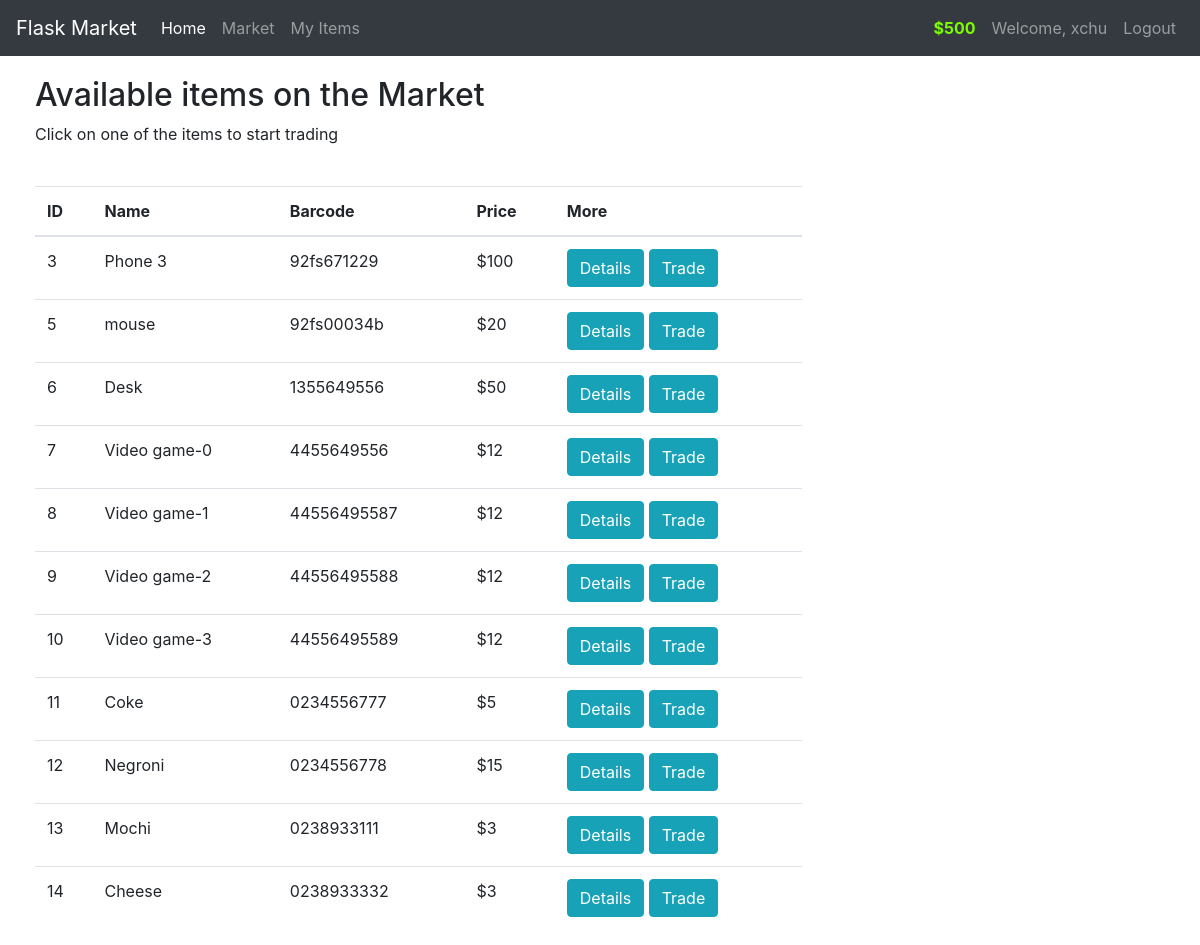
The page /market (signed in) on the database its author committed.
### market/models.py (models this page shows, shortened)
class User(db.Model, UserMixin):
    id = db.Column(db.Integer(), primary_key=True)
    username = db.Column(db.String(length=30), nullable=False, unique=True)
    email_address = db.Column(db.String(length=50), nullable=False, unique=True)
    password_hash = db.Column(db.String(length=60), nullable=False)
    budget = db.Column(db.Integer(), nullable=False, default=1000)
    items = db.relationship('Item', backref='owned_user', lazy=True)
    @property
    def prettier_budget(self):
        if len(str(self.budget)) >= 4:
            return f'${str(self.budget)[:-3]},{str(self.budget)[-3:]}'
        else:
            return f"${self.budget}"
    @property
    def password(self):
        return self.password

class Item(db.Model):
    id = db.Column(db.Integer(), primary_key=True)
    name = db.Column(db.String(length=30), nullable=False)
    price = db.Column(db.Integer(), nullable=False)
    barcode = db.Column(db.String(length=12), nullable=False, unique=True)
    description = db.Column(db.String(length=1024), nullable=False)
    owner = db.Column(db.Integer(), db.ForeignKey('user.id'))

### market/routes.py (the view, shortened to what this page needs)
@app.route('/market', methods=['GET', 'POST'])
@login_required
def market_page():
    purchase_form = PurchaseItemForm()
    if request.method == "GET":
        items = Item.query.filter_by(owner=None)
        return render_template('market.html', items=items, purchase_form=purchase_form)

### market/models.py (called while the page is built)
@login_manager.user_loader
def load_user(user_id):
    return User.query.get(int(user_id))

### market/templates/market.html (shortened to what this page needs)
{% extends 'base.html' %}
{% block content %}
<div class="row" style="margin-top:20px; margin-left:20px">
    <div class="col-8">
        <h2>Available items on the Market</h2>
        <p>Click on one of the items to start trading</p>
        <br>
        <table class="table table-hover">
            <thead>
                <tr>
                    <th scope="col">ID</th>
                    <th scope="col">Name</th>
                    <th scope="col">Barcode</th>
                    <th scope="col">Price</th>
                    <th scope="col">More</th>
                </tr>
            </thead>
            <tbody>
                {% for item in items %}
                <tr>
                    <td>{{ item.id }}</td>
                    <td>{{ item.name }}</td>
                    <td>{{ item.barcode }}</td>
                    <td>${{ item.price }}</td>
                    <td>
                        <button class="btn btn-outline btn-info" data-toggle="modal"
                            data-target="#Modal-MoreInfo-{{ item.id }}">Details</button>
                        <button class="btn btn-outline btn-info" data-toggle="modal"
                            data-target="#Modal-PurchaseConfirm-{{ item.id }}">Trade</button>
                    </td>
                </tr>
                {% endfor %}
            </tbody>
        </table>
    </div>
</div>
{% endblock %}

### market/templates/base.html (shortened to what this page needs)
<!doctype html>
<html lang="en">
<head>
    <link rel="stylesheet" href="https://cdn.jsdelivr.net/npm/bootstrap@4.5.3/dist/css/bootstrap.min.css"
>
</head>
<body>
    <nav class="navbar navbar-expand-md navbar-dark bg-dark">
        <a class="navbar-brand" href="#">Flask Market</a>
        <div class="collapse navbar-collapse" id="navbarNav">
            <ul class="navbar-nav mr-auto">
                <li class="nav-item active">
                    <a class="nav-link" href="{{ url_for('home_page') }}">Home </a>
                </li>
                <li class="nav-item">
                    <a class="nav-link" href="{{ url_for('market_page') }}">Market</a>
                </li>
                <li class="nav-item">
                    <a class="nav-link" href="{{ url_for('items_page') }}">My Items</a>
                </li>
            </ul>
            {% if current_user.is_authenticated %}
            <ul class="navbar-nav">
                <li class="nav-item">
                    <a class="nav-link" style="color: lawngreen; font-weight: bold">
                        {{ current_user.prettier_budget }}
                    </a>
                </li>
                <li class="nav-item">
                    <a class="nav-link">Welcome, {{ current_user.username }}</a>
                </li>
                <li class="nav-item">
                    <a class="nav-link" href="{{ url_for('logout_page') }}">Logout</a>
                </li>
            </ul>
            {% endif %}
        </div>
    </nav>
    {% block content %}
    {% endblock %}
</body>
</html>

### rows shown on the page
User: prettier_budget "$500", username "xchu"
Item: id "3", name "Phone 3", barcode "92fs671229", price "100"
Item: id "5", name "mouse", barcode "92fs00034b", price "20"
Item: id "6", name "Desk", barcode "1355649556", price "50"
Item: id "7", name "Video game-0", barcode "4455649556", price "12"
Item: id "8", name "Video game-1", barcode "44556495587", price "12"
Item: id "9", name "Video game-2", barcode "44556495588", price "12"
Item: id "10", name "Video game-3", barcode "44556495589", price "12"
Item: id "11", name "Coke", barcode "0234556777", price "5"
Item: id "12", name "Negroni", barcode "0234556778", price "15"
Item: id "13", name "Mochi", barcode "0238933111", price "3"
Item: id "14", name "Cheese", barcode "0238933332", price "3"
